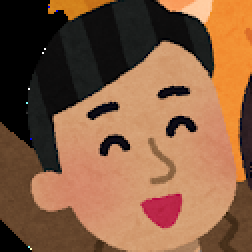
#> input picture images/temp_2.png, 126 x 126 px (shown 2 times larger)
$ python main.py
#> lines starting #> are read from the running program, lines starting #| are printed output that depends on the picture; long printed decimals are rounded
import cv2
import math
import time
import mod

def rotate(angle:float):
#> called with angle = 1
    templateImg = cv2.imread("./images/temp_2.png")
#> templateImg is the input picture: shape (126, 126, 3); mean B, G, R 65, 92.7, 133.2
    targetImg = cv2.imread("./images/group_young_world.png")
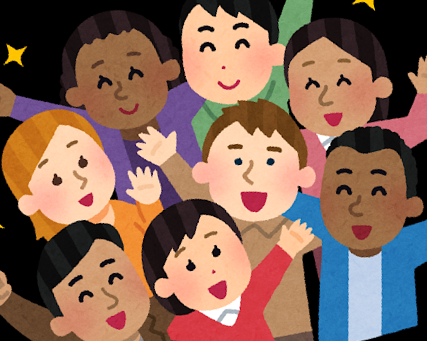
#> input picture images/group_young_world.png, 427 x 341 px
#> targetImg is the input picture: shape (341, 427, 3); mean B, G, R 87.3, 102.7, 135.5

    hight = templateImg.shape[0]
#> hight = 126
    width = templateImg.shape[1]
#> width = 126
    center = (int(width / 2), int(hight / 2))
#> center = (63, 63)

    scale = 1.0

    rad = math.radians(angle)

    newWidth = int(width * abs(math.cos(rad)) + hight * abs(math.sin(rad)))
#> newWidth = 128
    newHight = int(width * abs(math.sin(rad)) + hight * abs(math.cos(rad)))
#> newHight = 128

    transition = cv2.getRotationMatrix2D(center, angle, scale)
#> transition = [[1, 0.0175, -1.09], [-0.0175, 1, 1.11]]
    resultImg = cv2.warpAffine(templateImg, transition, (newWidth, newHight))
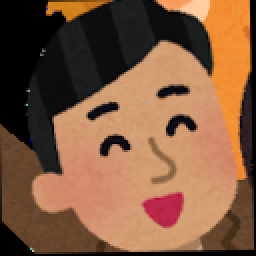
#> resultImg: shape (128, 128, 3) (shown 2 times larger); mean B, G, R 62.8, 89.5, 128.6

    search = cv2.matchTemplate(targetImg, resultImg, cv2.TM_CCOEFF_NORMED)
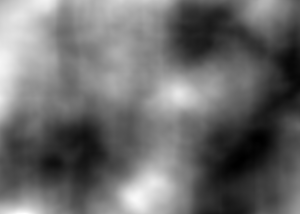
#> search: shape (214, 300) float32; min -0.336, max 0.501, mean 0.0183; drawn with min black and max white

    return search

def main():
    print("python")

    startTime =  time.time()
    maxV_store = 0
    angle_store = 0

    for i in range(1, 360):
        _, maxV, _, maxL = cv2.minMaxLoc(rotate(i))
#> maxV = 0.501; maxL = (24, 213)

        if maxV > maxV_store:
            maxL_store = maxL
#> maxL_store = (24, 213)
            angle_store = i


    print("angle:\t{}".format(angle_store))
    print("x:\t{}".format(maxL_store[0]))
#| x:	23
    print("y:\t{}".format(maxL_store[1]))
#| y:	213

    endTime = time.time() - startTime
    print("time[s]:{}".format(endTime))
#| time[s]:16.008

    print("\n")

    print("c++ non threads")
    startTime = time.time()
    mod.mod_1thd()
#> (this line was passed over: mod is not available in this run)
    endTime = time.time() - startTime
    print("time[s]:{}".format(endTime))

    print("\n")

    print("c++ 4 threads")
    startTime = time.time()
    mod.mod_4thd()
#> (this line was passed over: mod is not available in this run)
    endTime = time.time() - startTime
    print("time[s]:{}".format(endTime))


if __name__ == '__main__':
    main()
